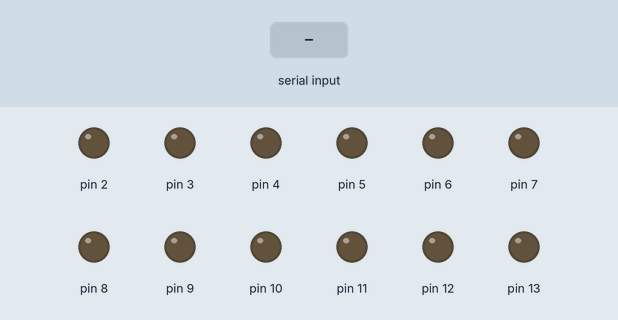
A sketch run on a simulated Arduino Uno, built with avr-gcc and run on an emulated ATmega328P. Parts: output pins drawn as LEDs (lit = HIGH). Dashed ring = blinking. The test bench sets the inputs (shaded band). Random numbers use the default seed unless the sketch sets one.

Above: at 1.2 s.
1.3 s: "1" received over Serial
At 1.9 s:
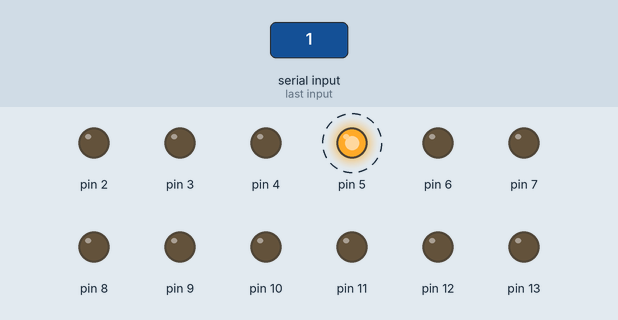
At 6.9 s:
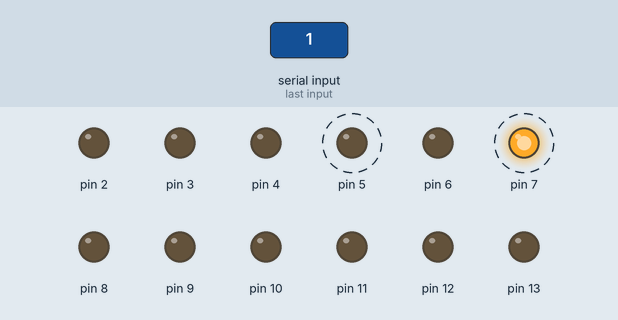
Timing chart, 0 to 13.3 s (numbered marks = the images above; inputs shaded):
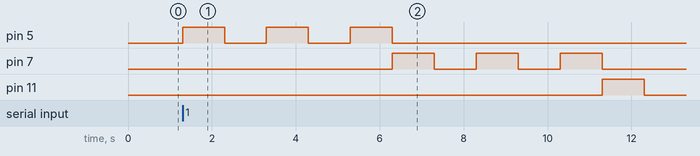

Measured:
- after the input at 1.3 s, pin 5: alternates HIGH for 1.0 s and LOW for 1.0 s, 6 changes in all, then stays LOW, starting at once; pin 7: alternates HIGH for 1.0 s and LOW for 1.0 s, 6 changes in all, then stays LOW, starting after 5.0 s; pin 11: LOW → HIGH after 10.0 s, → LOW 1.0 s later

The sketch:

clothset.ino
```cpp
char p;
int x_1;
int x_2;
int x_3;
int flag;

void setup()
{
 Serial.begin(9600);
 pinMode(2,OUTPUT);
 pinMode(3,OUTPUT);
 pinMode(4,OUTPUT);
 pinMode(5,OUTPUT);

 pinMode(6,OUTPUT);
 pinMode(7,OUTPUT);
 pinMode(8,OUTPUT);
 pinMode(9,OUTPUT);

 pinMode(10,OUTPUT);
 pinMode(11,OUTPUT);
 pinMode(12,OUTPUT);
 pinMode(13,OUTPUT);


}

void loop()
{
  while(Serial.available())
  {

     //char p;

     int c = Serial.read();
       if(c == '1')
       {
        light1();
        light2();
        light3();

        Serial.println("Your recommended clothes: ");
        Serial.print(x_1);
        Serial.print(", ");
        Serial.print(x_2);
        Serial.print(" AND ");
        Serial.println(x_3);
        Serial.println("Do you like?");
        flag=1;


       }
       /*p = Serial.parseInt();
       Serial.print(p);*/
       else if(flag==1 && c == 'Y')
       {
        digitalWrite(x_1, HIGH);
        digitalWrite(x_2, HIGH);
        digitalWrite(x_3, HIGH);
          delay(3000);
        digitalWrite(x_1, LOW);
        digitalWrite(x_2, LOW);
        digitalWrite(x_3, LOW);

          flag=2;
       }
       else if((flag==1 && c == 'N')){
        Serial.println("which cloth would you like to choose? ");
         flag=3;
       }
      else if (flag ==3){
        //p = Serial.parseInt();
        //Serial.println(p);
        //c = Serial.read();
        int num = c-'0';
        //Serial.println(num);
        //int num =3;
        digitalWrite(num, HIGH);
        delay(1000);
        }
  }
}

void light1(){
      x_1=rand()%4+2;
      //Serial.println(x);
      digitalWrite(x_1, HIGH);
      delay(1000);
      digitalWrite(x_1, LOW);
      delay(1000);
      digitalWrite(x_1, HIGH);
      delay(1000);
      digitalWrite(x_1, LOW);
       delay(1000);
      digitalWrite(x_1, HIGH);
      delay(1000);
      digitalWrite(x_1, LOW);
  }
 void light2(){
      x_2=rand()%4+6;
      //Serial.println(x);
      digitalWrite(x_2, HIGH);
      delay(1000);
      digitalWrite(x_2, LOW);
      delay(1000);
      digitalWrite(x_2, HIGH);
      delay(1000);
      digitalWrite(x_2, LOW);
       delay(1000);
      digitalWrite(x_2, HIGH);
      delay(1000);
      digitalWrite(x_2, LOW);
  }
 void light3(){
      x_3=rand()%4+10;
      //Serial.println(x);
      digitalWrite(x_3, HIGH);
      delay(1000);
      digitalWrite(x_3, LOW);
      delay(1000);
      digitalWrite(x_3, HIGH);
      delay(1000);
      digitalWrite(x_3, LOW);
       delay(1000);
      digitalWrite(x_3, HIGH);
      delay(1000);
      digitalWrite(x_3, LOW);
  }
```
